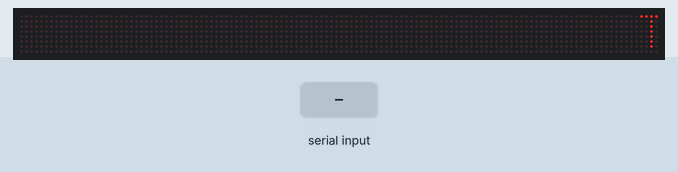
The sketch below on a simulated Arduino Uno, built with avr-gcc and run on an emulated ATmega328P. On the bench: 128×8 LED matrix. The inputs (shaded band) are chosen by the test bench.

Above: at 0.45 s.
At 1.25 s:
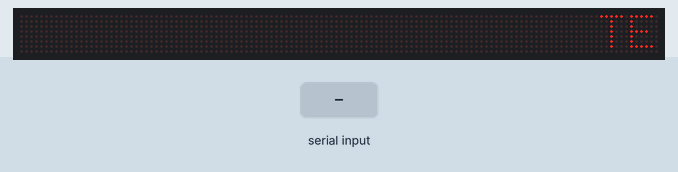
1.3 s: "1\n" received over Serial
At 19.85 s:
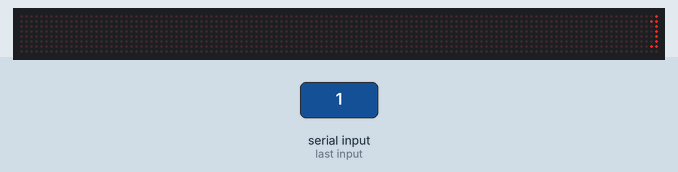

The sketch:

DISPLAT_MATRIX.ino
```cpp
#include <MD_Parola.h>
#include <MD_MAX72xx.h>
#include <SPI.h>


#define HARDWARE_TYPE MD_MAX72XX::FC16_HW   // definição do tipo de hardware
#define MAX_DEVICES 16 // Número de displays de leds a serem utilizados
#define PinDIN  11 //Pino DIN se conecta com a porta digital 11 do arduino
#define PinCS 10 //Pino CS se conecta com a porta digital 10 do arduino
#define PinCLK  13 //Pino CLK se conecta com a porta digital 13 do arduino

MD_Parola P = MD_Parola(HARDWARE_TYPE, PinCS, MAX_DEVICES); //Manda as informações definidas para a biblioteca

void setup(){
  P.begin(); //Incia a comunicação de dados
  Serial.begin(9600);

}

String Texto(){
String c = "";
char letra ;
while(Serial.available() > 0){
  letra = Serial.read();
  if(letra != '\n')c.concat(letra);
  delay(2);
}
return c;
}

 String tela ="TEXTO PADRAO";
void loop(){
  if(Serial.available()>0){
    tela = Texto();
  }
  if (P.displayAnimate()) //será responsável por animar a tela com os parâmetros definidos no  “P.displayText”.
    P.displayText(tela.c_str(), PA_CENTER, 100, 1, PA_SCROLL_LEFT, PA_SCROLL_LEFT);
     //Configura o texto que será exibido
}
```

Measured:
- after the input at 1.3 s, the display: first differs from a run without the input after 18.4 s (image 2 shows a later state)
